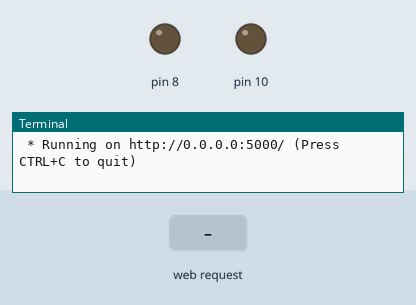
The program below on a simulated Raspberry Pi (header pin numbers). On the bench: output pins drawn as LEDs (lit = HIGH), the last lines printed to the terminal. Dashed ring = blinking. Inputs (shaded band) come from the test bench. Threads take turns every 2 ms; the clock reads 2024-03-15 10:24:30 at power-on unless the program sets it.

Above: at 1.2 s.
1.3 s: HTTP request for /disco/1 received
At 2.1 s:
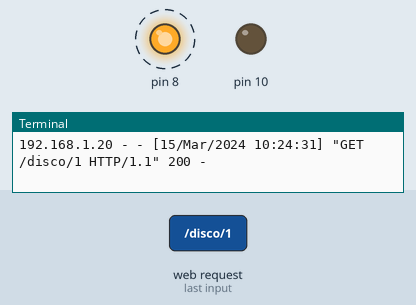
4.3 s: HTTP request for /10/1 received
At 6.1 s:
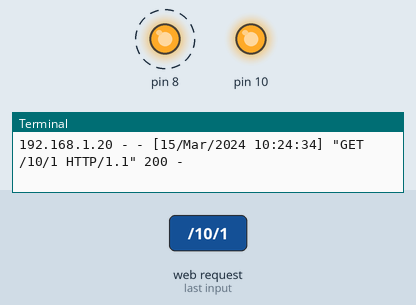
7.3 s: HTTP request for /10/0 received
At 8.1 s:
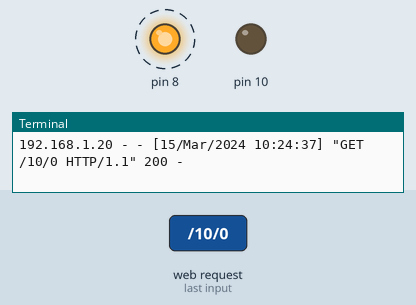
10.3 s: HTTP request for /disco/0 received
At 11.6 s:
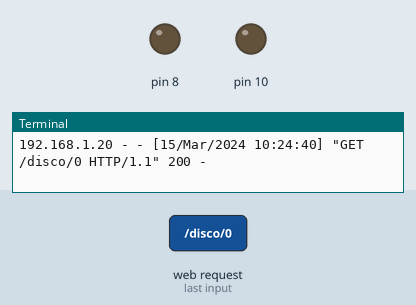
Timing chart, 0 to 12.8 s (numbered marks = the images above; inputs shaded):
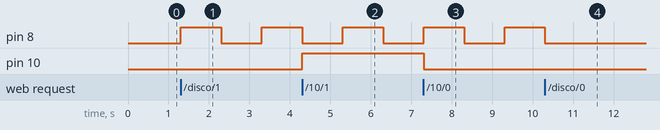

The program:

app.py
```python
import RPi.GPIO as GPIO
from time import sleep
from threading import Thread
from flask import Flask, render_template


class LED():
    def __init__(self, pin):
        self.pin = pin
        self.value = 0
        GPIO.setup(self.pin, GPIO.OUT, initial=self.value)

    def set_pin(self, value):
        self.value = value
        GPIO.output(self.pin, self.value)

    def __str__(self):
        return self.value


GPIO.setwarnings(False)
GPIO.setmode(GPIO.BOARD)

pins = {
    8: LED(8),
    10: LED(10)
}

app = Flask(__name__, static_url_path='', static_folder='static')

discoThread = None
discoFlag = False


# @app.route('/')
# def index():
#     return render_template('index.html')


@app.route('/status')
def status():
    res = {}
    for pin in pins:
        res[str(pin)] = pins[pin].value
    res['disco'] = discoFlag
    return res


@app.route('/<int:pin_num>/<int:value>')
def change_pin_state(pin_num, value):
    if pin_num == 8 or pin_num == 10 and value == 1 or value == 0:
        pins[pin_num].set_pin(value)
        return f'{pin_num} {value}'
    return 'bad request'


@app.route('/disco/<int:value>')
def disco(value):
    global discoThread, discoFlag
    if value == 1:
        discoThread = Thread(target=blink)
        discoFlag = True
        discoThread.start()
    elif discoThread != None:
        discoFlag = False
        discoThread = None
    return 'ok'


def blink():
    global discoFlag
    while discoFlag:
        pins[8].set_pin(1)
        sleep(1)  # Sleep for 1 second
        pins[8].set_pin(0)
        sleep(1)  # Sleep for 1 second


if __name__ == "__main__":
    app.run(host='0.0.0.0')
```

Measured:
- after the input at 1.3 s, pin 8: LOW → HIGH at once, → LOW 1.0 s later, → HIGH 1.0 s later
- after the input at 4.3 s, pin 10: LOW → HIGH at once
- after the input at 7.3 s, pin 10: HIGH → LOW at once
- after the input at 10.3 s, pin 8: goes on until 10.3 s, then stays LOW
